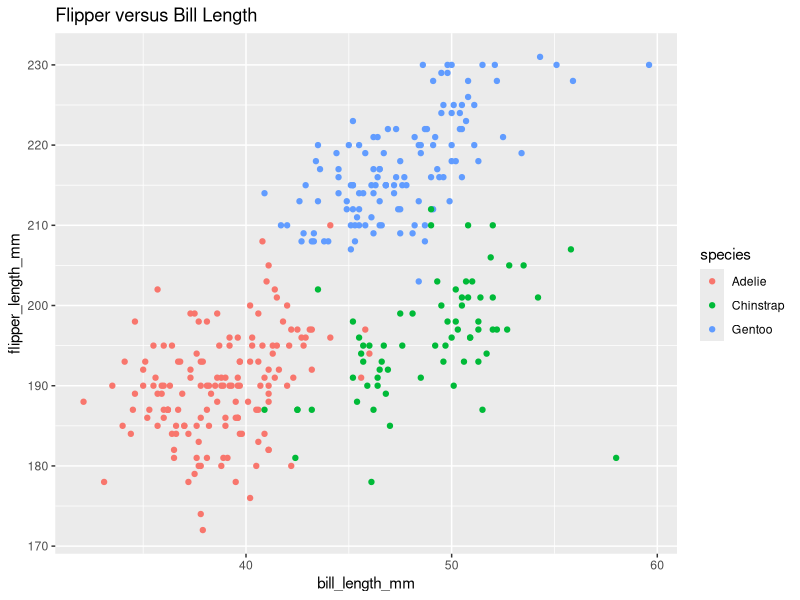
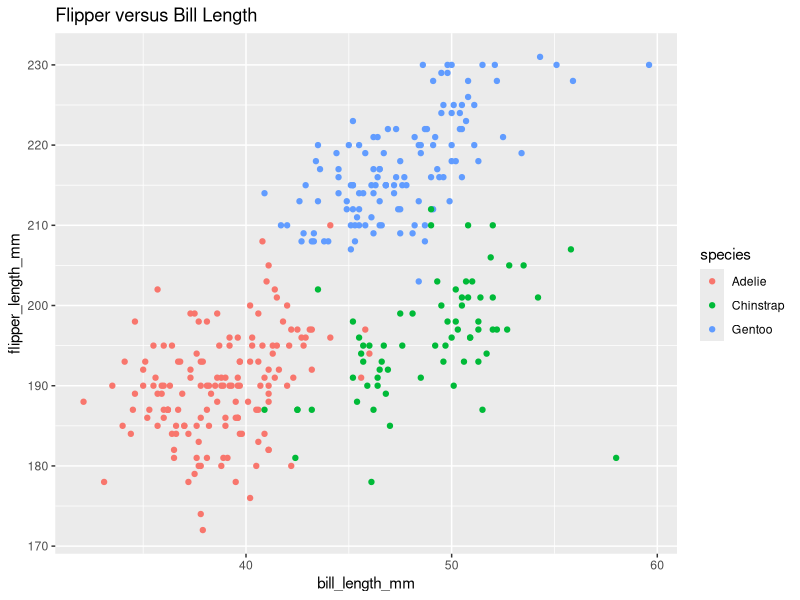

R code for these plots, in order:
## ---- chunk 1

library(tidyverse)
library(ggplot2)

## ---- chunk 2

set.seed(10)

data_table <- tibble(
  my_variable = rnorm(10),
  logical_vec = my_variable > 0,
  ten_char_vector = c("c", "h", "a", "r", "a", "c", "t", "e", "r", "s"),
  three_levels = factor(c("one", "two", "three", "three", "two", "one", "one", "one", "three", "three"))
)

data_table
## ---- chunk 3

mean(pull(data_table, my_variable))
mean(pull(data_table, logical_vec))
mean(pull(data_table, ten_char_vector))
mean(pull(data_table, three_levels))

## ---- chunk 4

converted_num1 = as.numeric(pull(data_table, logical_vec))
converted_num2 = as.numeric(pull(data_table, ten_char_vector))
converted_num3 = as.numeric(pull(data_table, three_levels))

## ---- chunk 5

mean(converted_num1)
mean(converted_num2)
mean(converted_num3)

## ---- chunk 6

library(palmerpenguins)
data("penguins", package = "palmerpenguins")

## ---- chunk 7

ggplot(penguins, aes(x = bill_length_mm, y = flipper_length_mm, color = species)) + geom_point() + ggtitle("Flipper versus Bill Length")

## ---- chunk 8

ggsave("penguin_scatter_plot.pdf", plot = last_plot(), height = 4, width = 6)

